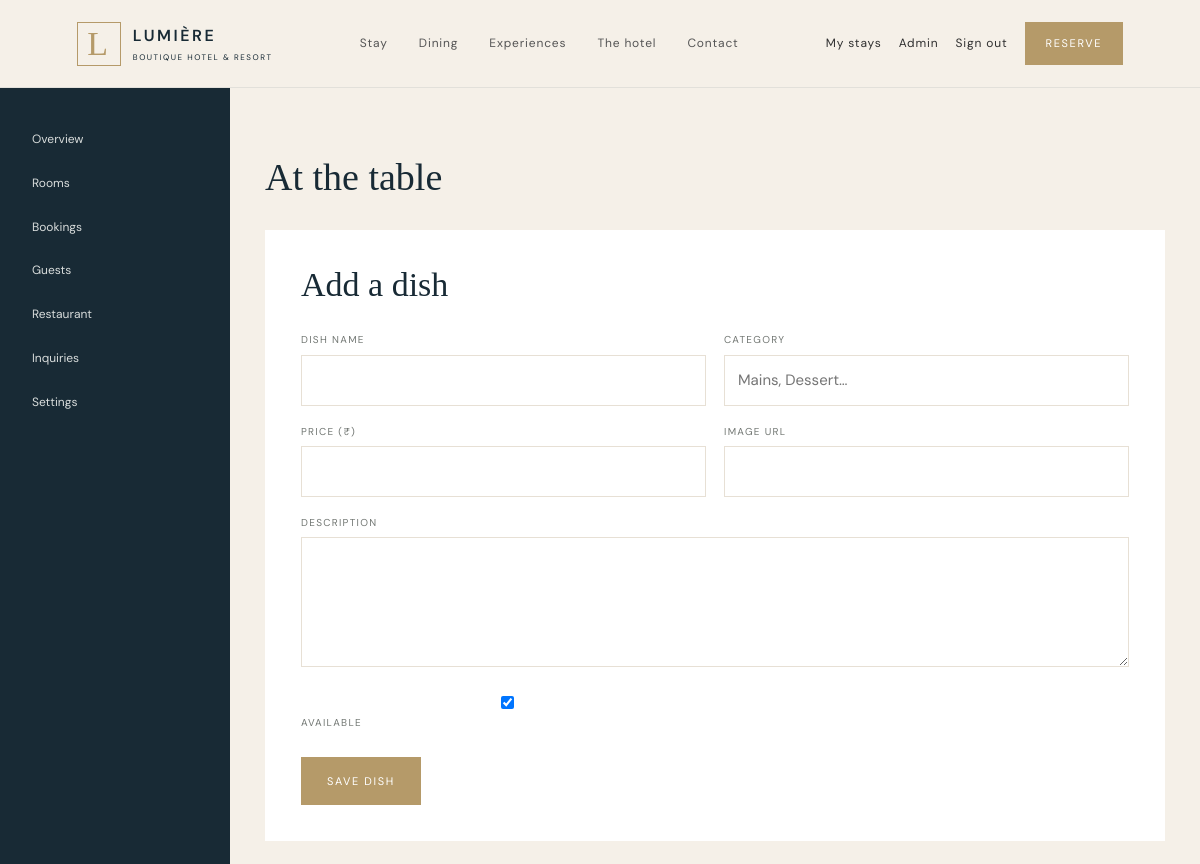
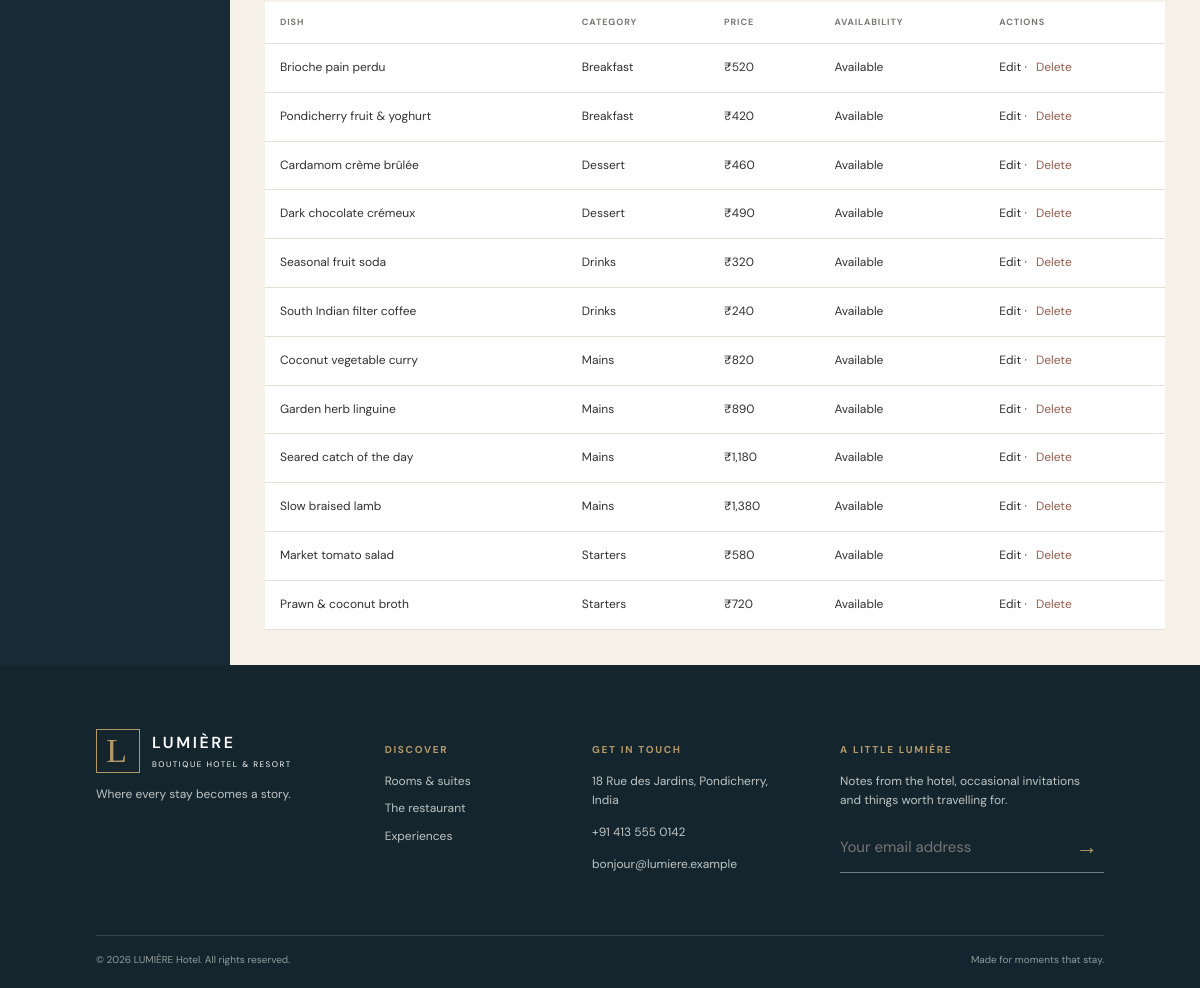
Page /admin/restaurant.php (signed in) on the committed database (2 pictures, top to bottom).
### tables this page shows
CREATE TABLE restaurant_menu (
 item_id INT UNSIGNED AUTO_INCREMENT PRIMARY KEY,
 item_name VARCHAR(160) NOT NULL,
 category VARCHAR(70) NOT NULL,
 description TEXT NOT NULL,
 price DECIMAL(9,2) NOT NULL,
 image VARCHAR(500) NOT NULL,
 availability TINYINT(1) NOT NULL DEFAULT 1,
 INDEX idx_menu_category(category,availability)
);

### config/database.php (called while the page is built, shortened)
<?php
function e(mixed $value): string { return htmlspecialchars((string)$value, ENT_QUOTES, 'UTF-8'); }

### admin/restaurant.php (the view)
<?php
require_once __DIR__.'/_layout.php';if($_SERVER['REQUEST_METHOD']==='POST'){csrf_check();if(($_POST['action']??'')==='delete'){$s=$pdo->prepare('DELETE FROM restaurant_menu WHERE item_id=?');$s->execute([(int)$_POST['id']]);flash('success','Menu item deleted.');redirect('restaurant.php');}$name=trim($_POST['item_name']??'');$category=trim($_POST['category']??'');$description=trim($_POST['description']??'');$price=(float)($_POST['price']??0);$image=trim($_POST['image']??'');$available=isset($_POST['availability'])?1:0;if($name&&$category&&$price>0&&filter_var($image,FILTER_VALIDATE_URL)){$id=(int)($_POST['id']??0);if($id){$s=$pdo->prepare('UPDATE restaurant_menu SET item_name=?,category=?,description=?,price=?,image=?,availability=? WHERE item_id=?');$s->execute([$name,$category,$description,$price,$image,$available,$id]);}else{$s=$pdo->prepare('INSERT INTO restaurant_menu(item_name,category,description,price,image,availability) VALUES(?,?,?,?,?,?)');$s->execute([$name,$category,$description,$price,$image,$available]);}flash('success','Menu saved.');redirect('restaurant.php');}}$edit=null;if(isset($_GET['edit'])){$s=$pdo->prepare('SELECT * FROM restaurant_menu WHERE item_id=?');$s->execute([(int)$_GET['edit']]);$edit=$s->fetch();}$items=$pdo->query('SELECT * FROM restaurant_menu ORDER BY category,item_name')->fetchAll();admin_start('At the table');?><div class="panel"><h2><?= $edit?'Edit dish':'Add a dish' ?></h2><form method="post"><input type="hidden" name="csrf" value="<?= e(csrf_token()) ?>"><input type="hidden" name="id" value="<?= (int)($edit['item_id']??0) ?>"><div class="form-grid"><div class="form-field"><label>Dish name</label><input name="item_name" required value="<?= e($edit['item_name']??'') ?>"></div><div class="form-field"><label>Category</label><input name="category" required placeholder="Mains, Dessert…" value="<?= e($edit['category']??'') ?>"></div><div class="form-field"><label>Price (₹)</label><input type="number" name="price" min="1" value="<?= e($edit['price']??'') ?>" required></div><div class="form-field"><label>Image URL</label><input type="url" name="image" value="<?= e($edit['image']??'') ?>" required></div><div class="form-field wide"><label>Description</label><textarea name="description"><?= e($edit['description']??'') ?></textarea></div><div class="form-field"><label><input type="checkbox" name="availability" <?= !isset($edit)||$edit['availability']?'checked':'' ?>> Available</label></div></div><button class="button">Save dish</button></form></div><table class="data-table" style="margin-top:25px"><thead><tr><th>Dish</th><th>Category</th><th>Price</th><th>Availability</th><th>Actions</th></tr></thead><tbody><?php foreach($items as $i): ?><tr><td><?= e($i['item_name']) ?></td><td><?= e($i['category']) ?></td><td>₹<?= number_format((float)$i['price']) ?></td><td><?= $i['availability']?'Available':'Hidden' ?></td><td><a href="?edit=<?= (int)$i['item_id'] ?>">Edit</a> · <form style="display:inline" method="post" onsubmit="return confirm('Delete this dish?')"><input type="hidden" name="csrf" value="<?= e(csrf_token()) ?>"><input type="hidden" name="action" value="delete"><input type="hidden" name="id" value="<?= (int)$i['item_id'] ?>"><button style="border:0;background:none;color:#965d4e;cursor:pointer">Delete</button></form></td></tr><?php endforeach; ?></tbody></table><?php admin_end(); ?>

### assets/css/style.css (style rules this page uses)
:root { --ivory:#f5f0e8;--navy:#182a35;--gold:#b59a69;--ink:#303030;--muted:#787a77;--line:#e7e0d5;--white:#fff;--serif:'Playfair Display',Georgia,serif;--sans:'DM Sans',Arial,sans-serif }
* { box-sizing:border-box }
html { scroll-behavior:smooth }
body { margin:0;background:var(--ivory);color:var(--ink);font:15px/1.65 var(--sans) }
a { color:inherit;text-decoration:none }
button,input,select,textarea { font:inherit }
.button { display:inline-flex;align-items:center;justify-content:center;background:var(--gold);color:#fff;padding:14px 25px;border:1px solid var(--gold);font-size:11px;text-transform:uppercase;letter-spacing:.15em;transition:.25s;cursor:pointer }
.form-field { flex:1;min-width:150px }
.form-field label { display:block;font-size:10px;letter-spacing:.13em;text-transform:uppercase;color:#727773;margin-bottom:6px }
.form-field input,.form-field select,.form-field textarea { width:100%;padding:12px 13px;background:white;border:1px solid var(--line);color:var(--ink);outline-color:var(--gold) }
.form-field textarea { min-height:130px;resize:vertical }
.form-grid { display:grid;grid-template-columns:1fr 1fr;gap:18px }
.form-grid .wide { grid-column:1/-1 }
.panel { background:white;padding:36px }
.panel h2 { font:34px var(--serif);font-weight:400;color:var(--navy);margin-top:0 }
.panel .button { margin-top:20px }
.data-table { width:100%;border-collapse:collapse;background:white }
.data-table th,.data-table td { text-align:left;border-bottom:1px solid var(--line);padding:13px 15px;font-size:12px }
.data-table th { text-transform:uppercase;letter-spacing:.1em;font-size:9px;color:var(--muted) }

### rows in the picture
restaurant_menu: item_name "Brioche pain perdu", category "Breakfast", price "520", availability "Available"
restaurant_menu: item_name "Pondicherry fruit & yoghurt", category "Breakfast", price "420", availability "Available"
restaurant_menu: item_name "Cardamom crème brûlée", category "Dessert", price "460", availability "Available"
restaurant_menu: item_name "Dark chocolate crémeux", category "Dessert", price "490", availability "Available"
restaurant_menu: item_name "Seasonal fruit soda", category "Drinks", price "320", availability "Available"
restaurant_menu: item_name "South Indian filter coffee", category "Drinks", price "240", availability "Available"
restaurant_menu: item_name "Coconut vegetable curry", category "Mains", price "820", availability "Available"
restaurant_menu: item_name "Garden herb linguine", category "Mains", price "890", availability "Available"
restaurant_menu: item_name "Seared catch of the day", category "Mains", price "1,180", availability "Available"
restaurant_menu: item_name "Slow braised lamb", category "Mains", price "1,380", availability "Available"
restaurant_menu: item_name "Market tomato salad", category "Starters", price "580", availability "Available"
restaurant_menu: item_name "Prawn & coconut broth", category "Starters", price "720", availability "Available"

### other values in the picture
$title "At the table"
